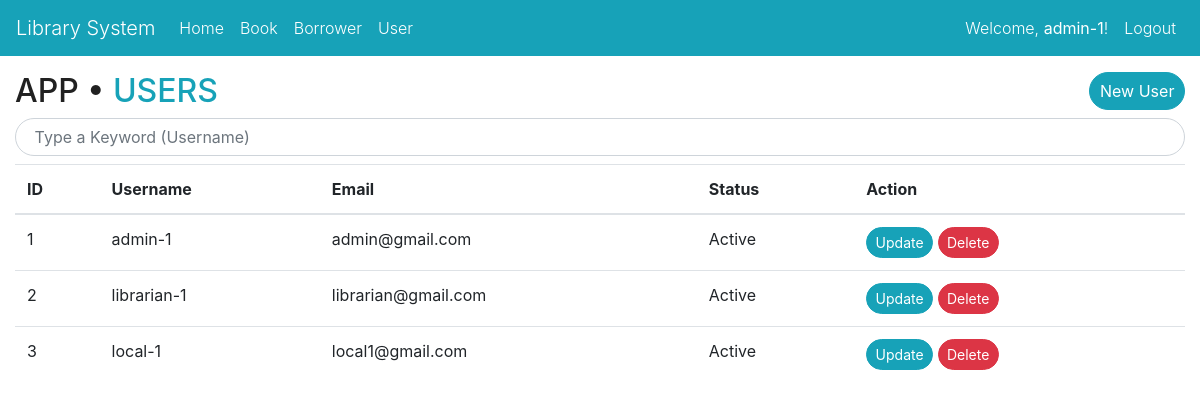
The page /user/list (signed in) on the database its author committed.
### library/models.py (models this page shows, shortened)
class User(db.Model, UserMixin):
    id            = db.Column(db.Integer(),primary_key=True)
    username      = db.Column(db.String(length=30),nullable=False,unique=True)
    email         = db.Column(db.String(length=50),nullable=False,unique=True)
    password_hash = db.Column(db.String(length=100),nullable=False,unique=True)
    type          = db.Column(db.String(length=10),nullable=False)
    items         = db.relationship('BookItem',backref='owned_user',lazy=True)
    @property
    def password(self):
        return self.password

### library/routes.py (the view)
@app.route('/user/list')
def user_page():
    users = User.query.all()
    return render_template('user.html', users=users)

### library/models.py (called while the page is built)
@login_manager.user_loader
def load_user(user_id):
    return User.query.get(int(user_id))

### library/templates/user.html (shortened to what this page needs)
{% extends 'base.html' %}
{% block content %}
<div class="container-fluid">
    <div class="row">
        <div class="col-md-12 mt-3">
            <a href="#" class="btn badge-pill btn-info float-right" id="newUser"></i>New User</a>
            <h2>APP • <span class="text-info">USERS</span></h2>
            <form action="{{ url_for('search_user') }}" method="GET">
                <div class="input-group flex-nowrap mb-2">
                    <input type="text" name="key" id="key" autocomplete="off" class="form-control badge-pill" placeholder="  Type a Keyword (Username)" aria-label="Username" aria-describedby="addon-wrapping">
                </div>
            </form>
            <table class="table table-hover table-default">
                <thead>
                    <tr>
                        <th scope="col">ID</th>
                        <th scope="col">Username</th>
                        <th scope="col">Email</th>
                        <th scope="col">Status</th>
                        <th scope="col">Action</th>
                    </tr>
                </thead>
                <tbody>
                    {% for users in users %}
                        <tr>
                            <td>{{ users.id }}</td>
                            <td>{{ users.username }}</td>
                            <td>{{ users.email }}</td>
                            <td>Active</td>
                            <td><a href="#" class="btn btn-sm badge-pill btn-info">Update</a> <a href="#" class="btn btn-sm badge-pill btn-danger"><span>Delete</a></td>
                        </tr>
                    {% endfor %}
                </tbody>
            </table>
        </div>
    </div>
</div>
{% endblock %}

### library/templates/base.html (shortened to what this page needs)
<!doctype html>
<html lang="en">
  <head>
    <link rel="stylesheet" href="https://cdn.jsdelivr.net/npm/bootstrap@4.5.3/dist/css/bootstrap.min.css">
  </head>
  <body>
    <nav class="navbar navbar-expand-md">
        <a class="navbar-brand" href="#">Library System</a>
        <div class="collapse navbar-collapse" id="navbarNav">
            <ul class="navbar-nav mr-auto">
                <li class="nav-item">
                    <a class="nav-link" href="{{ url_for('home_page') }}">Home</a>
                </li>
                <li class="nav-item">
                    <a class="nav-link" href="{{ url_for('book_page') }}">Book</a>
                </li>
                {% if current_user.is_authenticated %}
                  {% if current_user.type != 'loc-1'  %}
                    <li class="nav-item">
                      <a class="nav-link" href="{{ url_for('borrower_page') }}">Borrower</a>
                    </li>
                  {% endif %}
                  {% if current_user.type == 'adm-1'  %}
                    <li class="nav-item">
                      <a class="nav-link" href="{{ url_for('user_page')}}">User</a>
                    </li>
                  {% endif %}
                {% endif %}
            </ul>
          {% if current_user.is_authenticated %}
            <ul class="navbar-nav">
                <li class="nav-item">
                    <span class="nav-link">Welcome, <b class="text-white">{{ current_user.username }}</b>!</span>
                </li>
                <li class="nav-item">
                    <a class="nav-link" href="{{ url_for('logout_page') }}">Logout</a>
                </li>
            </ul>
          {% endif %}
        </div>
    </nav>
    {% block content %}
    {% endblock %}
  </body>
</html>

### library/templates/base.html (style rules this page uses)
body { color: #212121; background-color: #fff; }
.navbar { background-color: #17a2b8 !important; }
.nav-link, .navbar-brand { font-weight: 300; color: #fff; }
.text-white { color: #fff !important; }

### rows shown on the page
User: username "admin-1", id "1", email "admin@gmail.com"
User: id "2", username "librarian-1", email "librarian@gmail.com"
User: id "3", username "local-1", email "local1@gmail.com"
